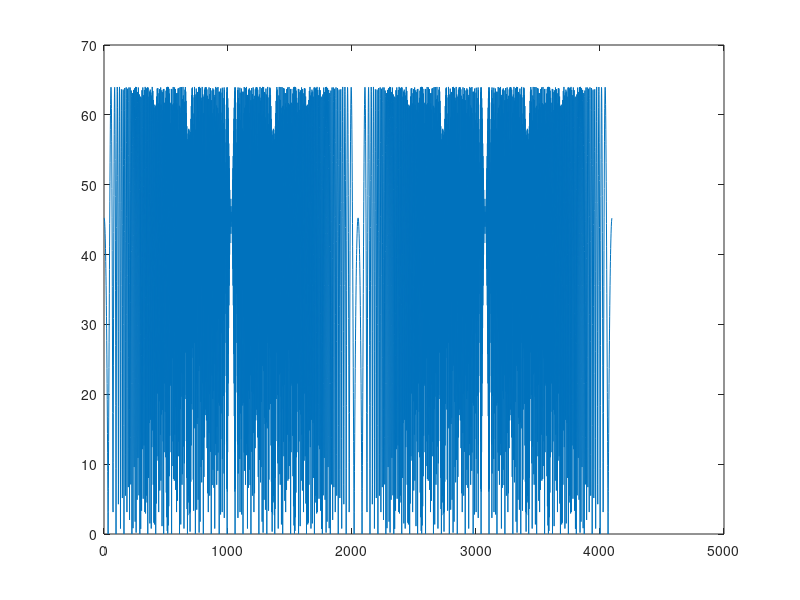

This chart was generated by the following MATLAB code:
clc
clear all
close all


% N = 10000;
fs = 10e6;
dec_bit = 50;


f0 = 5e6;
f2 = f0+5e6;
f1 = f0-5e6;
% f3 = f1+5;
BW = f2-f1;
sf = 12;
N = fs*2^sf/BW;
T = N/fs;
t = (0:N-1)/fs;

% sf=log2(BW*N/fs);


mu = 2*pi*BW/T;

chirp = sin(2*pi*f1*t+mu*t.^2/2);
% chirp3 = sin(2*pi*f3*t+mu*t.^2/2);

figure(1)
plot(abs(fft(chirp)))
return
time_val = 1/fs:1/fs:N/fs;
figure
plot(time_val,((chirp)));
set(gca,'FontName','Times New Roman','fontsize',12);
grid on
ylabel('Амплитуда');
xlabel('Время, с');
%
sp = fft(chirp);
%
shag_freq = fs/N;
freq_val = shag_freq:shag_freq:fs;
figure
plot(freq_val, abs(sp));
set(gca,'FontName','Times New Roman','fontsize',12);
grid on
ylabel('Амплитуда');
xlabel('Частота, Гц');


shag_freq1 = f2/N;
freq_val1 = shag_freq1:shag_freq1:f2;

figure
plot(time_val,freq_val1);

set(gca,'FontName','Times New Roman','fontsize',12);
grid on

ylabel('Частота, Гц');
xlabel('Время, с');



% fshift = BW*95/(2^sf)

freq_step_1 =  (f2-f1)/N;



% формируем кодовые слова



n_bit = sf;%(2^sf)*sf;
% bits = [1 1 1 0 1 0 1 0 0 1];%randint (1,n_bit);
%bi2de(bits)

% формируем массив временных отрезков кратных sf

n_start = (N/2^sf)*dec_bit;

freq_znach  = n_start*freq_step_1;

A = 1:20;

chirp_shift = circshift(chirp,[0,-n_start+N/2^sf]);




% freq_val1_shift = circshift(freq_val1,[0,-n_start+N/2^sf]);
%
% figure
% plot(time_val,freq_val1_shift);
%
% set(gca,'FontName','Times New Roman','fontsize',12);
% grid on
%
% ylabel('Частота, Гц');
% xlabel('Время, с');
%
%
%
%
% figure
% plot(time_val,((chirp_shift)));
% set(gca,'FontName','Times New Roman','fontsize',12);
% grid on
%
% ylabel('Амплитуда');
% xlabel('Время, с');


%% канал


chirp_shift = circshift(chirp,[0,-n_start+N/2^sf]);
t_sdvig = 1e-99;
 chirp_shift0 = time_sdvig(chirp_shift, t_sdvig, fs);

 t_sdvig = 5e-8;
 chirp_shift1 = time_sdvig(chirp_shift, t_sdvig, fs)*0.8;
 t_sdvig = 1e-6;
 chirp_shift2 = time_sdvig(chirp_shift, t_sdvig, fs)*0.2;


% chirp_shift0 = [chirp_shift, zeros(1,6)];
% chirp_shift1 = [zeros(1,3),chirp_shift,zeros(1,3)]*0.7;
% chirp_shift2 = [zeros(1,6),chirp_shift]*0.3;

chirp_shift_channel = chirp_shift0+chirp_shift1+chirp_shift2;
chirp_shift_channel = chirp_shift_channel(1:length(chirp_shift));
chirp_shift_channel = awgn(chirp_shift_channel,-17,'measured');

chirp_noise = awgn(chirp,-10,'measured');
korr = xcorr(chirp,chirp_noise);

figure
plot(abs(korr));



 chirp_inv  = chirp(end:-1:1);
  chirp_pr  =(chirp_shift_channel.*chirp_inv);


%   dw =
%   chirp_pr_1 = cos(


 chirp_pr_sp  =fft(chirp_pr);



 figure
plot(time_val,((chirp_pr)));
set(gca,'FontName','Times New Roman','fontsize',12);
grid on

ylabel('Амплитуда');
xlabel('Время, с');
%
%
  figure
 plot((abs(chirp_pr_sp)));
 grid on
set(gca,'FontName','Times New Roman','fontsize',12);
grid on

ylabel('Амплитуда');
xlabel('Частота, Гц');
%


[AA,BB] = max(abs(chirp_pr_sp(1:N/2)));
if BB > 2^sf
BB = BB-2^sf;
end
BB = BB+1;

%
 demod_bi = de2bi(BB);
 demod_bit = zeros(1,sf);
 demod_bit(1:length(demod_bi)) = demod_bi;

 spec_eff = N/sf

%
%
%



